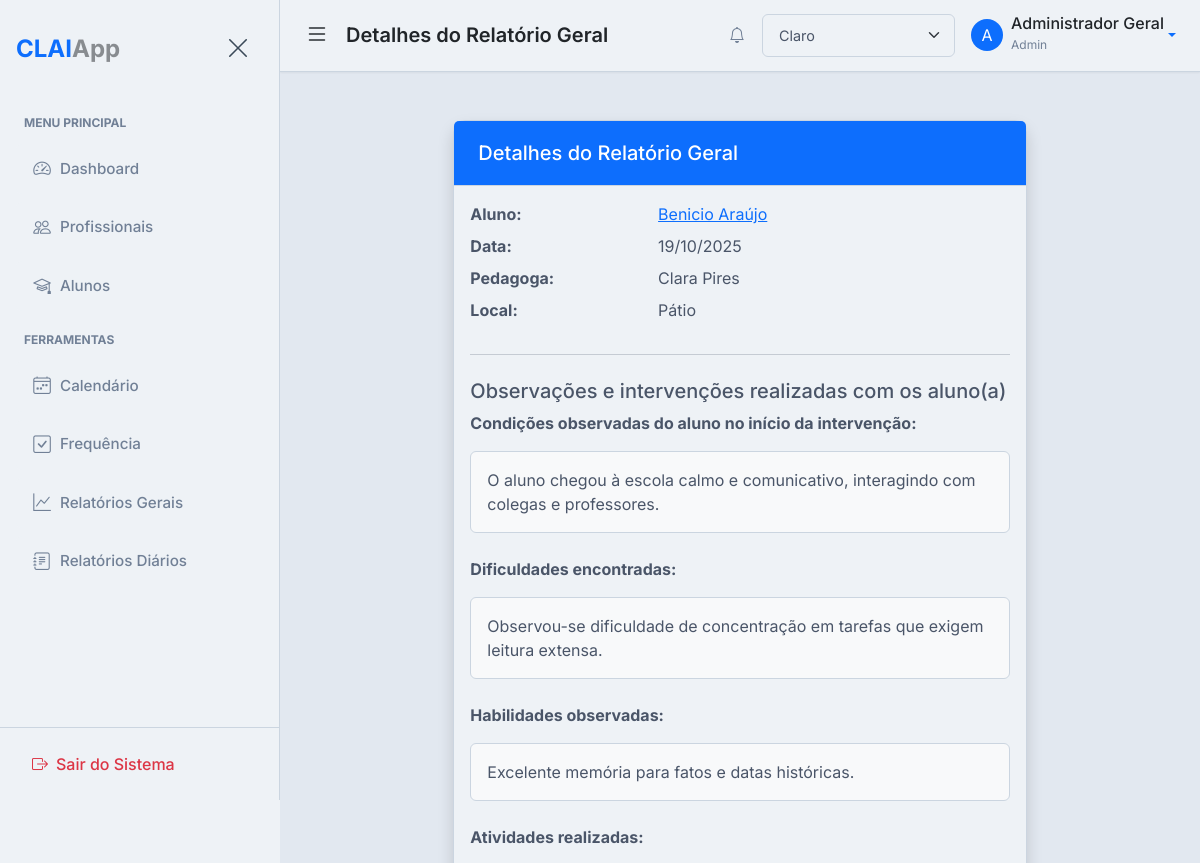
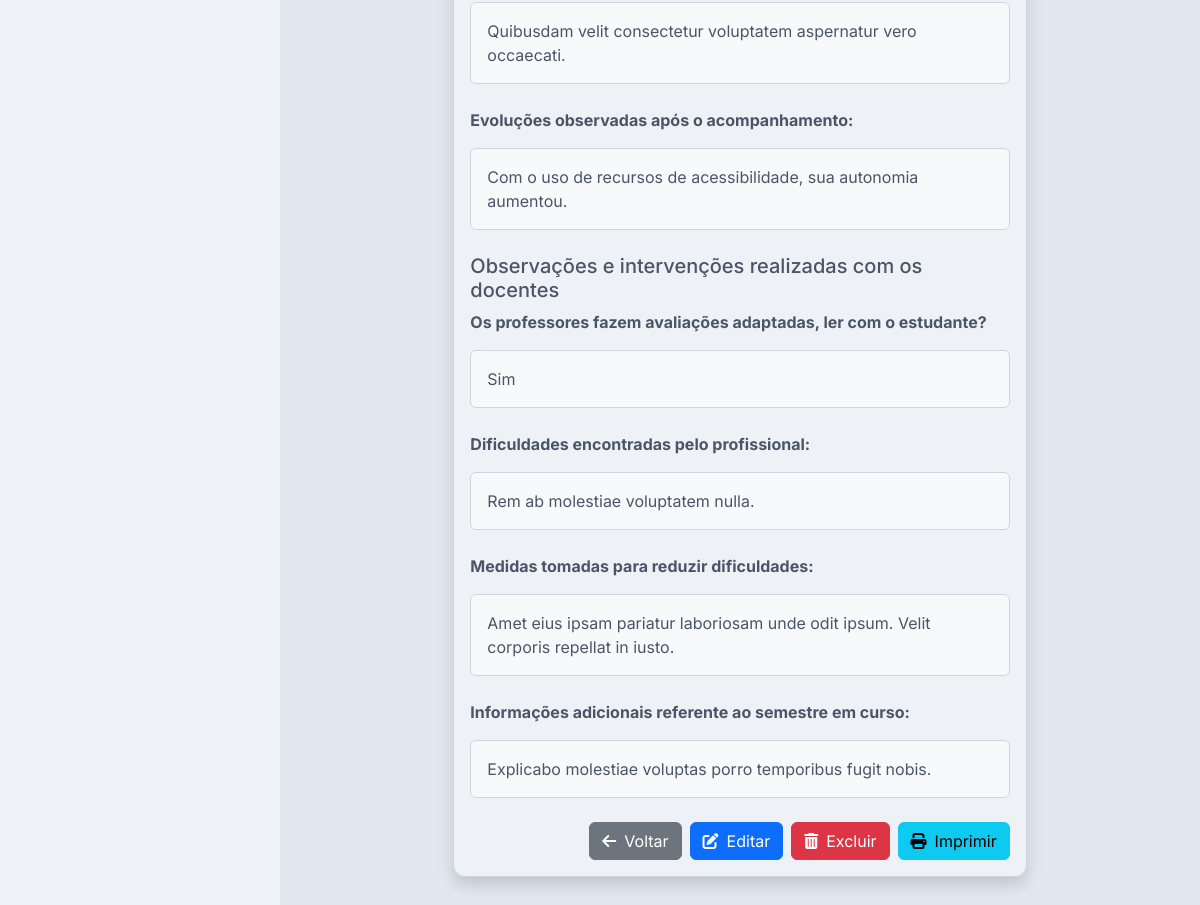
Page /general-reports/3 (signed in) on the earlier database version (2 pictures, top to bottom).
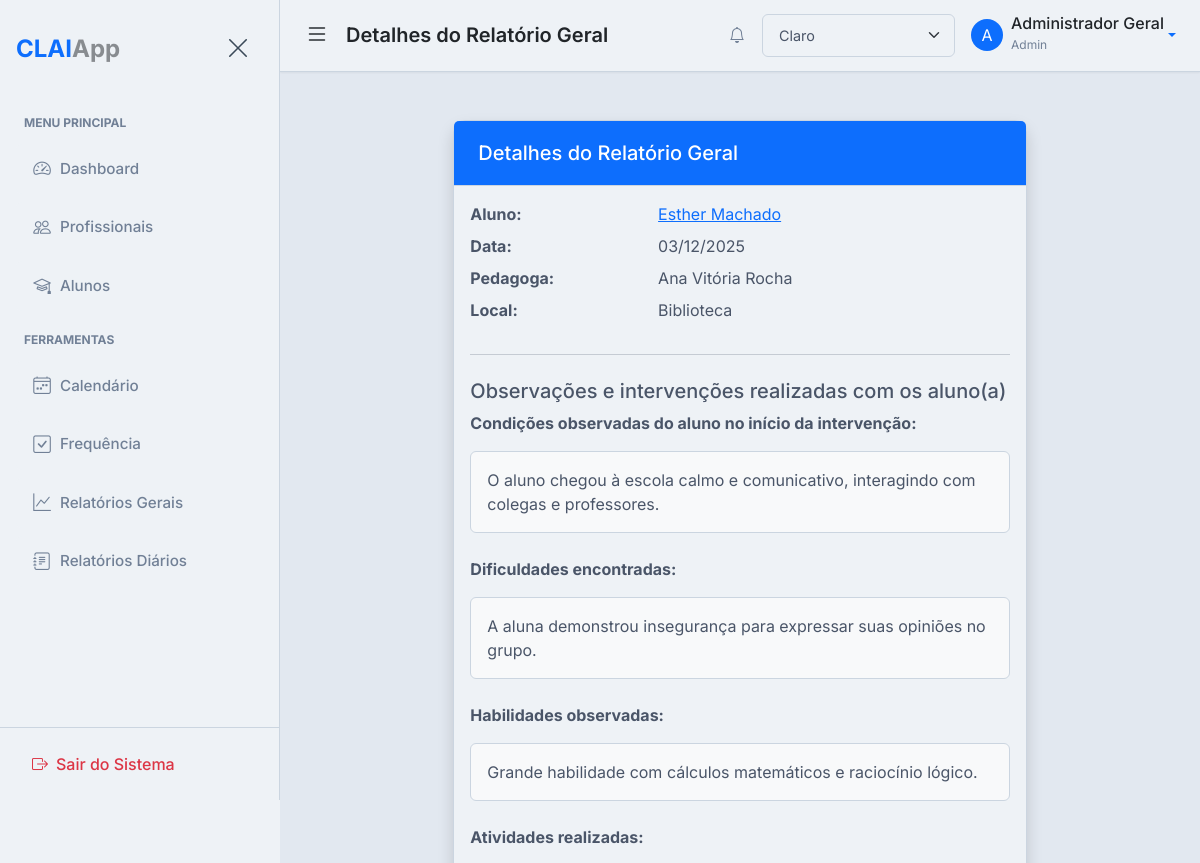
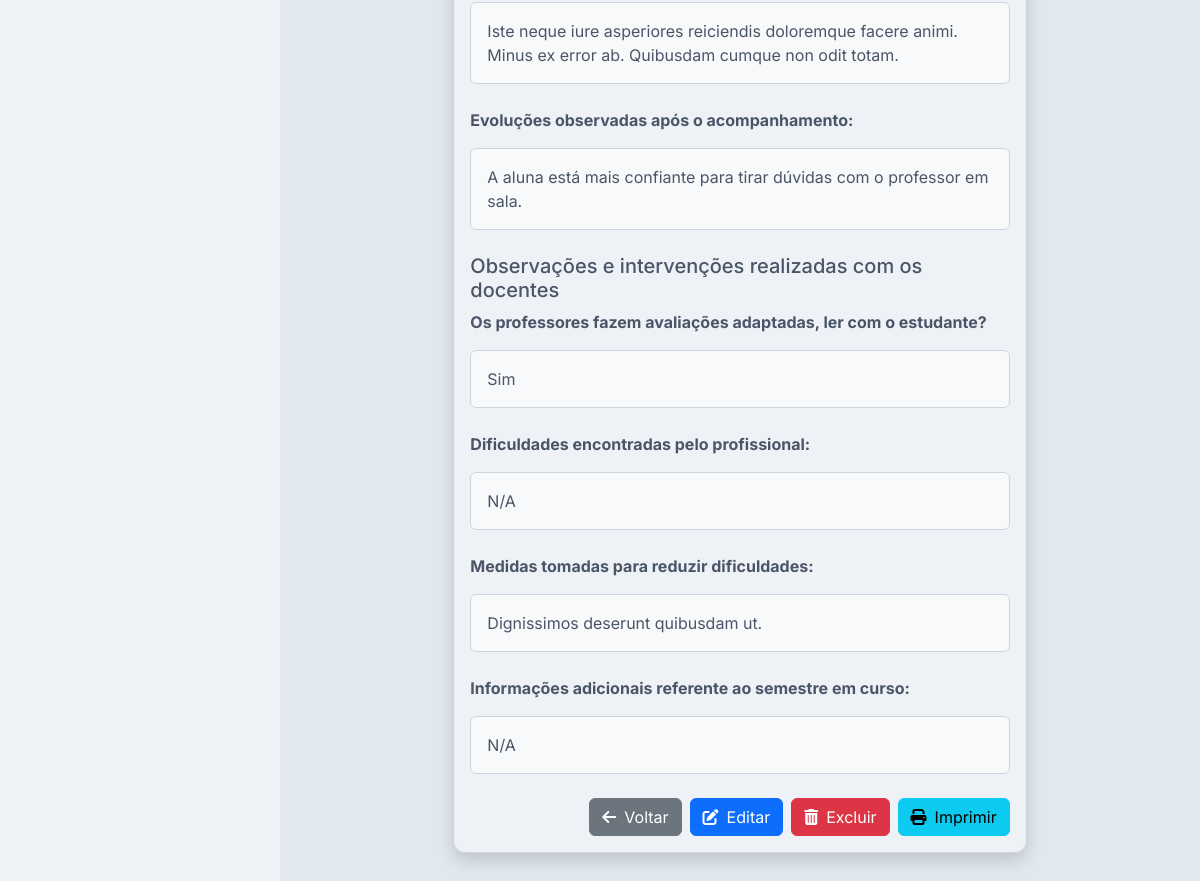
Same page on the later database version (2 pictures, top to bottom).
### app/models.py (models this page shows)
class BaseModel(Model):
    class Meta:
        database = db

class Student(BaseModel):
    name = CharField()
    matricula = CharField(unique=True)
    dob = DateField()
    cid = CharField(null=True)
    email = CharField(null=True)
    phone = CharField(null=True)
    grade = CharField(null=True)
    course = CharField(null=True)
    responsible_name = CharField(null=True)
    responsible_phone = CharField(null=True)
    responsible_email = CharField(null=True)
    responsible_cpf = CharField(null=True)
    pedagogue = ForeignKeyField(User, backref='students', null=True)
    student_picture = CharField(default='default_student.png')
    specific_needs_description = TextField(null=True)
    class Meta:
        table_name = 'students'

class GeneralReport(BaseModel):
    student = ForeignKeyField(Student, backref='general_reports')
    pedagogue = ForeignKeyField(User, backref='general_reports')
    date = DateField(default=datetime.date.today)
    location = CharField(null=True)
    initial_conditions = TextField(null=True)
    difficulties_found = TextField(null=True)
    observed_abilities = TextField(null=True)
    activities_performed = TextField(null=True)
    evolutions_observed = TextField(null=True)
    adapted_assessments = BooleanField(null=True)
    professional_impediments = TextField(null=True)
    solutions = TextField(null=True)
    additional_information = TextField(null=True)
    class Meta:
        table_name = 'general_reports'

class User(UserMixin, BaseModel):
    username = CharField(unique=True)
    email = CharField(unique=True)
    password = CharField()
    name = CharField()
    profile_picture = CharField(default='default_profile.png')
    role = CharField(default='pedagogue')
    def get_id(self):
        return str(self.id)
    class Meta:
        table_name = 'users'

### app/routes.py (the view)
@bp.route('/general-reports/<int:report_id>')
@login_required
def view_general_report(report_id):
    report = GeneralReport.get_or_none(GeneralReport.id == report_id)
    if not report or (report.pedagogue != current_user and current_user.role != 'admin'):
        flash('Relatório geral não encontrado ou você não tem permissão para visualizá-lo.', 'danger')
        return redirect(url_for('main.list_general_reports'))
    return render_template(
        'general_reports/view_general_report.html',
        title='Detalhes do Relatório Geral',
        report=report
    )

### app/templates/general_reports/view_general_report.html (shortened to what this page needs)
{% extends "base.html" %}
{% block page_heading %}{{ title }}{% endblock %}
{% block content %}
<div class="row my-4">
    <div class="col-md-8 mx-auto">
        <div class="card shadow mb-4">
            <div class="card-header bg-primary text-white">
                <h5 class="mb-0">Detalhes do Relatório Geral</h5>
            </div>
            <div class="card-body">
                <dl class="row">
                    <dt class="col-sm-4">Aluno:</dt>
                    <dd class="col-sm-8"><a href="{{ url_for('main.student_detail', student_id=report.student.id) }}">{{ report.student.name }}</a></dd>
                    <dt class="col-sm-4">Data:</dt>
                    <dd class="col-sm-8">{{ report.date.strftime('%d/%m/%Y') }}</dd>
                    <dt class="col-sm-4">Pedagoga:</dt>
                    <dd class="col-sm-8">{{ report.pedagogue.name }}</dd>
                    <dt class="col-sm-4">Local:</dt>
                    <dd class="col-sm-8">{{ report.location }}</dd>
                </dl>
                <hr class="my-4">
                <h5 class="mt-4">Observações e intervenções realizadas com os aluno(a)</h5>
                <p><strong>Condições observadas do aluno no início da intervenção:</strong></p>
                <p class="border p-3 rounded bg-light">{{ report.initial_conditions if report.initial_conditions else 'N/A' }}</p>
                <p class="mt-4"><strong>Dificuldades encontradas:</strong></p>
                <p class="border p-3 rounded bg-light">{{ report.difficulties_found if report.difficulties_found else 'N/A' }}</p>
                <p class="mt-4"><strong>Habilidades observadas:</strong></p>
                <p class="border p-3 rounded bg-light">{{ report.observed_abilities if report.observed_abilities else 'N/A' }}</p>
                <p class="mt-4"><strong>Atividades realizadas:</strong></p>
                <p class="border p-3 rounded bg-light">{{ report.activities_performed if report.activities_performed else 'N/A' }}</p>
                <p class="mt-4"><strong>Evoluções observadas após o acompanhamento:</strong></p>
                <p class="border p-3 rounded bg-light">{{ report.evolutions_observed if report.evolutions_observed else 'N/A' }}</p>
                <h5 class="mt-4">Observações e intervenções realizadas com os docentes</h5>
                <p><strong>Os professores fazem avaliações adaptadas, ler com o estudante?</strong></p>
                <p class="border p-3 rounded bg-light">{{ 'Sim' if report.adapted_assessments else 'Não' }}</p>
                <p class="mt-4"><strong>Dificuldades encontradas pelo profissional:</strong></p>
                <p class="border p-3 rounded bg-light">{{ report.professional_impediments if report.professional_impediments else 'N/A' }}</p>
                <p class="mt-4"><strong>Medidas tomadas para reduzir dificuldades:</strong></p>
                <p class="border p-3 rounded bg-light">{{ report.solutions if report.solutions else 'N/A' }}</p>
                <p class="mt-4"><strong>Informações adicionais referente ao semestre em curso:</strong></p>
                <p class="border p-3 rounded bg-light">{{ report.additional_information if report.additional_information else 'N/A' }}</p>
                <div class="mt-4 d-flex justify-content-end gap-2">
                    <a href="{{ url_for('main.list_general_reports') }}" class="btn btn-secondary"><i class="fas fa-arrow-left me-2"></i>Voltar</a>
                    <a href="{{ url_for('main.edit_general_report', report_id=report.id) }}" class="btn btn-primary"><i class="fas fa-edit me-2"></i>Editar</a>
                    <button type="button" class="btn btn-danger" data-bs-toggle="modal" data-bs-target="#deleteModal-{{ report.id }}">
                        <i class="fas fa-trash-alt me-2"></i>Excluir
                    </button>
                    <button onclick="window.print();" class="btn btn-info"><i class="fas fa-print me-2"></i>Imprimir</button>
                </div>
            </div>
        </div>
    </div>
</div>
{% endblock %}

Differences in the rows shown:
no longer on this page (row edited): Student: student.name "Benicio Araújo"
no longer on this page (row edited): User: pedagogue.name "Clara Pires"
now on this page (row edited): Student: student.name "Esther Machado"
changed GeneralReport "Sim": date "19/10/2025" → "03/12/2025"; location "Pátio" → "Biblioteca"; difficulties_found "Observou-se dificuldade de concentração em tarefas que exigem leitura extensa." → "A aluna demonstrou insegurança para expressar suas opiniões no grupo."; observed_abilities "Excelente memória para fatos e datas históricas." → "Grande habilidade com cálculos matemáticos e raciocínio lógico."; activities_performed "Quibusdam velit consectetur voluptatem aspernatur vero occaecati." → "Iste neque iure asperiores reiciendis doloremque facere animi. Minus ex error ab. Quibusdam cumque non odit totam."; evolutions_observed "Com o uso de recursos de acessibilidade, sua autonomia aumentou." → "A aluna está mais confiante para tirar dúvidas com o professor em sala."; professional_impediments "Rem ab molestiae voluptatem nulla." → "N/A"; solutions "Amet eius ipsam pariatur laboriosam unde odit ipsum. Velit corporis repellat in iusto." → "Dignissimos deserunt quibusdam ut."; additional_information "Explicabo molestiae voluptas porro temporibus fugit nobis." → "N/A"
now on this page (row edited): User: pedagogue.name "Ana Vitória Rocha"
